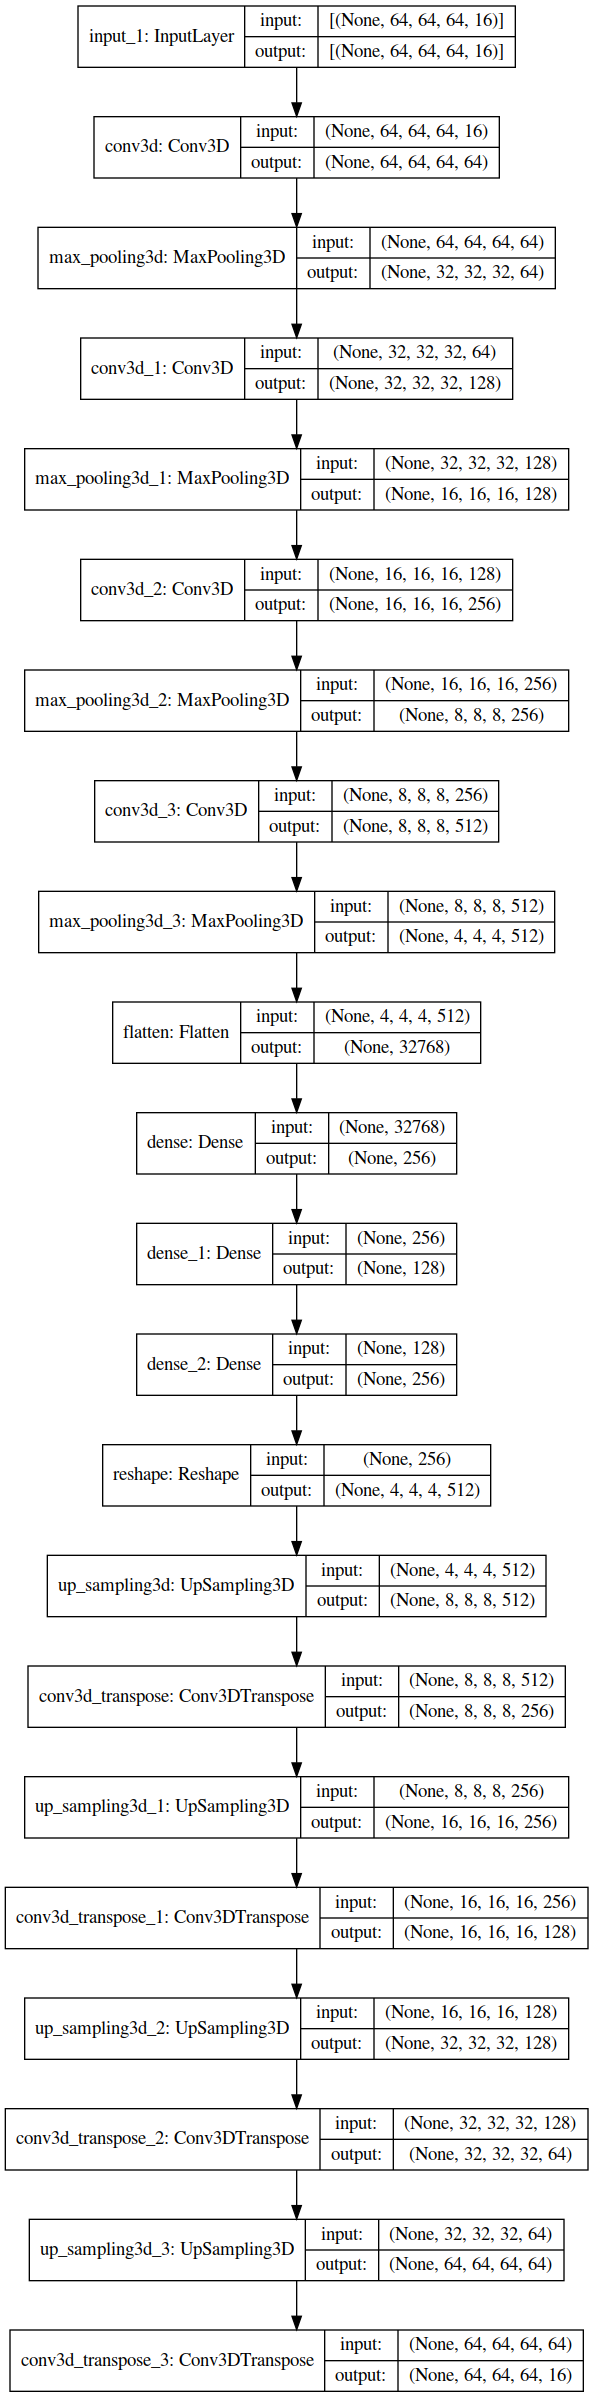

Generate this figure with Python:
import tensorflow as tf
from tensorflow.keras.models import Model
from tensorflow.keras.layers import Dense,Input,Conv3D,MaxPooling3D,Conv3DTranspose,UpSampling3D,Flatten,Reshape
from tensorflow.keras.losses import categorical_crossentropy
from tensorflow.keras.optimizers import SGD
from tensorflow.keras.utils import plot_model
import data_set_loader as loader

INPUT_SHAPE = (64,64,64,16,)
ENCODED_SIZE = 128

#Implementing the autoencoder
input_tensor = Input(shape=INPUT_SHAPE)

conv_1 = Conv3D(64, (3,3,3), padding='same')(input_tensor)
maxpool_1 = MaxPooling3D(pool_size=(2, 2, 2), padding='same')(conv_1)

conv_2 = Conv3D(128, (3,3,3), padding='same')(maxpool_1)
maxpool_2 = MaxPooling3D(pool_size=(2, 2, 2), padding='same')(conv_2)

conv_3 = Conv3D(256, (3,3,3), padding='same')(maxpool_2)
maxpool_3 = MaxPooling3D(pool_size=(2, 2, 2), padding='same')(conv_3)

conv_4 = Conv3D(512, (3,3,3), padding='same')(maxpool_3)
maxpool_4 = MaxPooling3D(pool_size=(2, 2, 2), padding='same')(conv_4)


flatten_1 = Flatten()(maxpool_4)

dense_1 = Dense(256,activation='relu')(flatten_1)
dense_2 = Dense(ENCODED_SIZE,activation='sigmoid')(dense_1)
dense_3 = Dense(256,activation='relu')(dense_2)

reshape_1 = Reshape((4,4,4,512,))(dense_3)

upsample_1 = UpSampling3D(size=(2, 2, 2))(reshape_1)
deconv_1 = Conv3DTranspose(256, (3,3,3), padding='same')(upsample_1)

upsample_2 = UpSampling3D(size=(2, 2, 2))(deconv_1)
deconv_2 = Conv3DTranspose(128, (3,3,3), padding='same')(upsample_2)

upsample_3 = UpSampling3D(size=(2, 2, 2))(deconv_2)
deconv_3 = Conv3DTranspose(64, (3,3,3), padding='same')(upsample_3)

upsample_4 = UpSampling3D(size=(2, 2, 2))(deconv_3)
deconv_4 = Conv3DTranspose(16, (3,3,3), padding='same')(upsample_4)


encoded = dense_2
decoded = deconv_4

autoencoder = Model(input_tensor, decoded)
encoder = Model(input_tensor, encoded)

autoencoder.summary()
#plot_model(autoencoder, to_file='autoencoder.png', show_shapes=True, show_layer_names=True)

x_train = loader.input_fn()

autoencoder.compile(optimizer=SGD(lr=0.1, momentum=0.9, nesterov=True),loss='binary_crossentropy')
autoencoder.fit(x_train,epochs=1000)

#Saving the trained model
#encoder.save('encoder.h5')
#decoder.save('decoder.h5')


